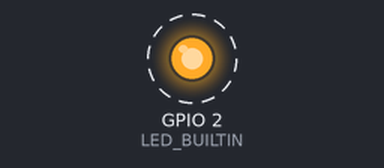
A program run on a simulated ESP32. Parts: output pins drawn as LEDs (lit = HIGH). Dashed ring = blinking. What the program prints to the serial monitor is not drawn.

Above: at 0.5 s.
Timing chart, 0 to 4.6 s (numbered marks = the images above):
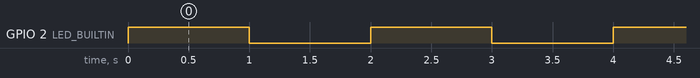

The program:

main.cpp
```cpp
#include <Arduino.h>

void setup() {
  pinMode(LED_BUILTIN, OUTPUT);
  Serial.begin(921600);
  Serial.println("setup");
}

void loop() {
  digitalWrite(LED_BUILTIN, HIGH);
  Serial.println("ON");
  delay(1000);
  digitalWrite(LED_BUILTIN, LOW);
  Serial.println("OFF");
  delay(1000);
}
```

Measured:
- by itself, GPIO 2 (LED_BUILTIN): alternates HIGH for 1.0 s and LOW for 1.0 s
